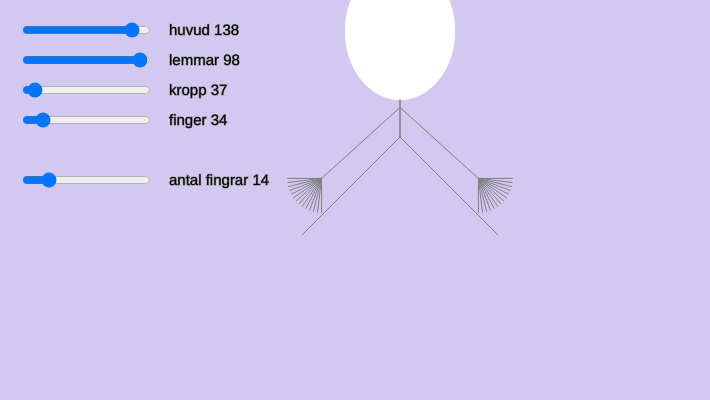
Frame 1 (no input)
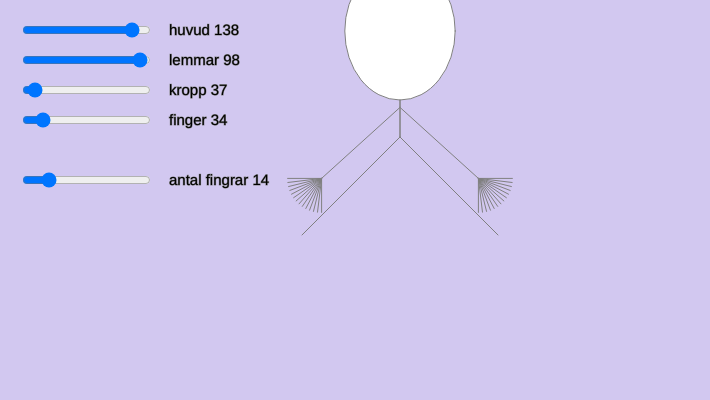
Frame 60 (no input)
Frame 120 (the mouse pressed at the canvas centre since frame 60): identical to frame 60, image omitted

The p5.js sketch that drew these frames (run headless with seeded random() and noise() and a simulated clock; from frame 60 on, the mouse is pressed at the canvas centre):

// p5.js sketch
// ── sketch.js
var rSlider, gSlider, bSlider;
var fixed = {x: 400, y:100}; //En fast punkt
var huvud = {min: 30, max: 150};
var kropp = {min: 30, max: 200};
var lem = {min: 30, max: 100};
var finger = {min: 5, max: 250};
var numberOfFingers = {min:2, max:75}

var hals = 0.2;
var arm_ratio = 0.8;

function setup() {
  // create canvas
  createCanvas(710, 400);
  textSize(15);
  noStroke();

  // create sliders
  hSlider = createSlider(huvud.min, huvud.max, Math.random()*(huvud.max-huvud.min)+huvud.min);
  hSlider.position(20, 20);
  lSlider = createSlider(lem.min, lem.max, Math.random()*(lem.max-lem.min)+lem.min);
  lSlider.position(20, 50);
  kSlider = createSlider(kropp.min, kropp.max, Math.random()*(kropp.max-kropp.min)+kropp.min);
  kSlider.position(20, 80);
  fSlider = createSlider(finger.min, finger.max, Math.random()*(finger.max-finger.min)+finger.min);
  fSlider.position(20, 110);
  afSlider = createSlider(numberOfFingers.min, numberOfFingers.max, Math.random()*(numberOfFingers.max-numberOfFingers.min)+numberOfFingers.min);
  afSlider.position(20, 170);
}

function draw() {
  var huvud = hSlider.value();
  var lemmar = lSlider.value();
  var kropp = kSlider.value();
  var finger = fSlider.value();
  var numberOfFingers = afSlider.value();
  background(210, 200, 240);
  ellipse(400, fixed.y-huvud/2, huvud*.8, huvud); //Huvudet
  stroke(128);
  line(fixed.x, fixed.y, fixed.x, fixed.y+kropp);
  line(fixed.x, fixed.y+kropp, fixed.x+lemmar, fixed.y+kropp+lemmar);
  line(fixed.x, fixed.y+kropp, fixed.x-lemmar, fixed.y+kropp+lemmar);
  line(fixed.x, fixed.y, fixed.x, fixed.y+kropp);
  armslutVx = fixed.x+lemmar*arm_ratio
  armslutVy = fixed.y+lemmar*arm_ratio
  armslutHx = fixed.x-lemmar*arm_ratio
  armslutHy = fixed.y+lemmar*arm_ratio
  line(fixed.x, fixed.y+kropp*hals, armslutVx, armslutVy);
  line(fixed.x, fixed.y+kropp*hals, armslutHx, armslutHy);
  drawFingers(lemmar, finger, numberOfFingers, -1);
  drawFingers(lemmar, finger, numberOfFingers, 1)
  text("huvud " + hSlider.value(), hSlider.x * 2 + hSlider.width, 35);
  text("lemmar " + lSlider.value(), lSlider.x * 2 + lSlider.width, 65);
  text("kropp " + kSlider.value(), kSlider.x * 2 + kSlider.width, 95);
  text("finger " + fSlider.value(), fSlider.x * 2 + fSlider.width, 125);
  text("antal fingrar " + afSlider.value(), afSlider.x * 2 + afSlider.width, 185);
}

function drawFingers(lemmar, finger, numberOfFingers, sida) {
	armslut = {x: fixed.x+sida*lemmar*arm_ratio, y: fixed.y+lemmar*arm_ratio}
	line(armslut.x, armslut.y, armslut.x + sida*finger, armslut.y); 
	for (i = 0; i < numberOfFingers-2; i++) {
		var degrees = 90 - (i+1)*90/(numberOfFingers-1);
		line(armslut.x, armslut.y, armslut.x + sida*finger*sin(toRadians(degrees)), armslut.y + finger*cos(toRadians(degrees)));
	}
	
	line(armslut.x, armslut.y, armslut.x, armslut.y + finger); 
	
}

function toRadians (angle) {
  return angle * (Math.PI / 180);
}

// ── caterpiller.js
var rSlider, gSlider, bSlider;
var fixed = {x: 100, y:400}; //En fast punkt
// startparameterar: antal kroppsdelar, storlek på huvud, längd på ben
var numberOfBodyParts = {min:2, max:10}
var headSize = {min: 30, max: 150};
var legLenth = {min: 30, max: 100};

// sedan
var bodySize = {min: 30, max: 200};

// förslag på vad lägga till: fler ben, variera längd på spröten

var hals = 0.2;
var arm_ratio = 0.8;

function setup() {
  // create canvas
  createCanvas(1000, 700);
  textSize(15);
  noStroke();

  // create sliders
  bpSlider = createSlider(numberOfBodyParts.min, numberOfBodyParts.max, Math.random()*(numberOfBodyParts.max-numberOfBodyParts.min)+numberOfBodyParts.min);
  bpSlider.position(20, 20);
  hSlider = createSlider(headSize.min, headSize.max, Math.random()*(headSize.max-headSize.min)+headSize.min);
  hSlider.position(20, 50);
  lSlider = createSlider(legLenth.min, legLenth.max, Math.random()*(legLenth.max-legLenth.min)+legLenth.min);
  lSlider.position(20, 80);
  bSlider = createSlider(bodySize.min, bodySize.max, Math.random()*(bodySize.max-bodySize.min)+bodySize.min);
  bSlider.position(20, 110);

}

function draw() {
  var numberOfBodyParts = bpSlider.value();
  var headSize = hSlider.value();
  var legLenth = lSlider.value();
  var bodySize = bSlider.value();

  background(210, 150, 50);
  ellipse(fixed.x, fixed.y-headSize/2, headSize*.9, headSize); //Huvudet
  
  for (i = 0; i < numberOfBodyParts; i++) {
	if (i%2==0) {
		fill(0,200,0)
	}
	else {
		fill (0,210,55)
	}
    ellipse(fixed.x+headSize/2+i*bodySize*.85, fixed.y+15, bodySize, bodySize)	
  }

  fill (250,250,250)

  text("antal kroppsdelar " + bpSlider.value(), bpSlider.x * 2 + bpSlider.width, 35);
  text("huvudstorlek " + hSlider.value(), hSlider.x * 2 + hSlider.width, 65);
  text("benlangd " + lSlider.value(), lSlider.x * 2 + lSlider.width, 95);
  text("kroppstorlek " + bSlider.value(), bSlider.x * 2 + bSlider.width, 125);
}
